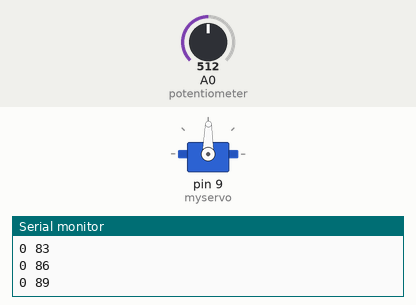
Simulated run of this sketch. Board: Arduino Uno, built with avr-gcc and run on an emulated ATmega328P. Parts: servo, the last lines printed to the serial monitor. The inputs (shaded band) are chosen by the test bench; at power-on: A0 (potentiometer) = 512.

Above: at 2.2 s.
2.3 s: A0 (potentiometer) set to 716
At 3.5 s:
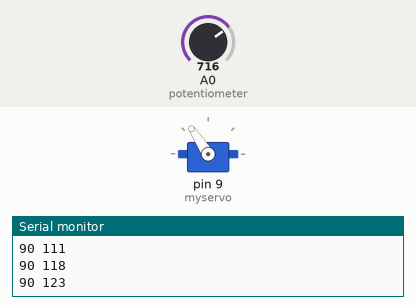
3.8 s: A0 (potentiometer) set to 900
At 4.7 s:
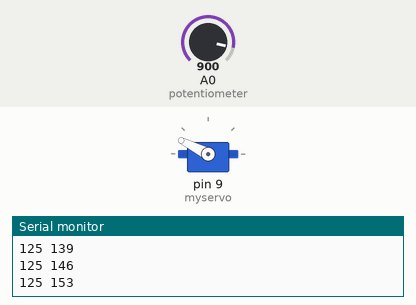
5.3 s: A0 (potentiometer) set to 1023
At 5.6 s:
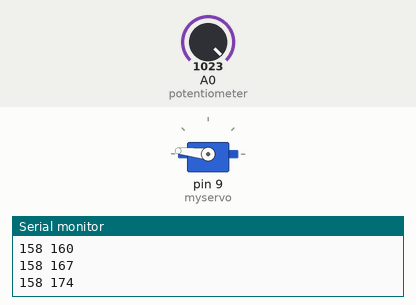
6.8 s: A0 (potentiometer) set to 306
At 8.1 s:
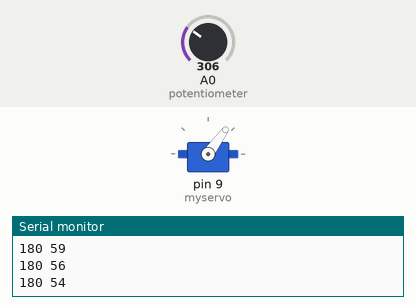
8.4 s: A0 (potentiometer) set to 122
At 9.1 s:
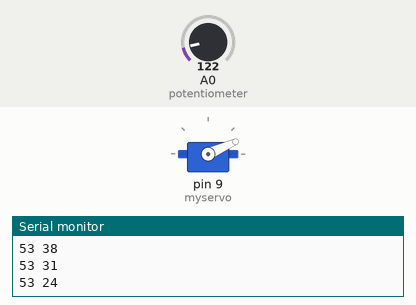
9.9 s: A0 (potentiometer) set to 0
At 10.2 s:
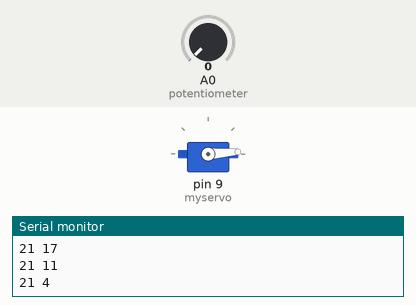
Timing chart, 0 to 12.4 s (numbered marks = the images above; inputs shaded):
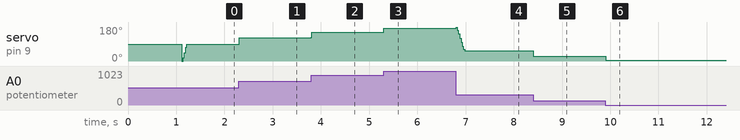

The sketch:

Knob.ino
```cpp
#include <Servo.h>
Servo myservo;
#define SMOOTHSTEP(x) ((x) * (x) * (3 - 2 * (x))) //SMOOTHSTEP expression.
int buffer[255];
int last_val;
void setup() {
  Serial.begin(9600);  //establish serial connection for debugging
  int steps_len = interpolate(0, 180, 0.80, buffer);

  for (int i = 0; i < steps_len; i++) {
    Serial.print(i); Serial.print(" ");
    Serial.println(buffer[i]);
  }
  myservo.attach(9);
}

void loop()
{
  int  val = analogRead(A0);            // reads the value of the potentiometer (value between 0 and 1023)
  val = map(val, 0, 1023, 0, 180);
  if (val != last_val) {
    int steps_len = interpolate(last_val, val, 0.20, buffer);
    for (int i = 0; i < steps_len; i++) {
      Serial.print(last_val); Serial.print(" ");
      Serial.println(buffer[i]);
      myservo.write(buffer[i]);
    }

    last_val = val;
  }
}

int interpolate(int min, int max, float steps_pct, int to_smooth[]) {
  int diff;
  if (min > max) {
    diff = min - max;
  } else {
    diff = max - min;
  }
  float steps = float(diff) * steps_pct;
  Serial.print("pct "); Serial.print(steps_pct * 100, 1); Serial.print("% ");
  Serial.print("steps "); Serial.println(steps);

  int j = 0;              //Just an Iterator.
  int i = 0;              //Just another Iterator.
  float A = float(min);   //Input Min Value
  float B = float(max);   //Input Max Value
  float N = steps;        //Input number of steps for transition
  float X;                //final smoothstepped value
  float v;                //smoothstep expression variable

  while (j < N) {
    v = j / N;                    // Iteration divided by the number of steps.
    v = SMOOTHSTEP(v);            // Run the smoothstep expression on v.
    X = (B * v) + (A * (1 - v));  // Run the linear interpolation expression using the current
    to_smooth[j] = int(X);
    j++;                          // Increments j by 1.
  }
  return int(steps);
}
```

Measured:
- after the input at 2.3 s, servo on pin 9 (myservo): 89° → 123° at once
- after the input at 3.8 s, servo on pin 9 (myservo): 123° → 153° at once
- after the input at 5.3 s, servo on pin 9 (myservo): 153° → 174° at once
- after the input at 6.8 s, servo on pin 9 (myservo): 174° → 54° at once
- after the input at 8.4 s, servo on pin 9 (myservo): 54° → 24° at once
- after the input at 9.9 s, servo on pin 9 (myservo): 24° → 4° at once
